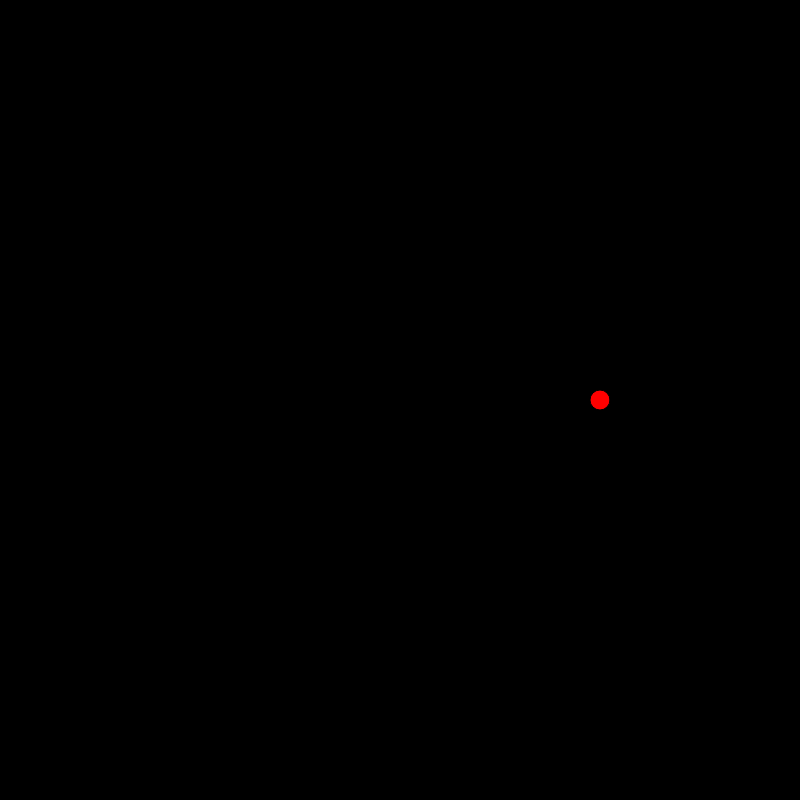
Frame 1 (no input)
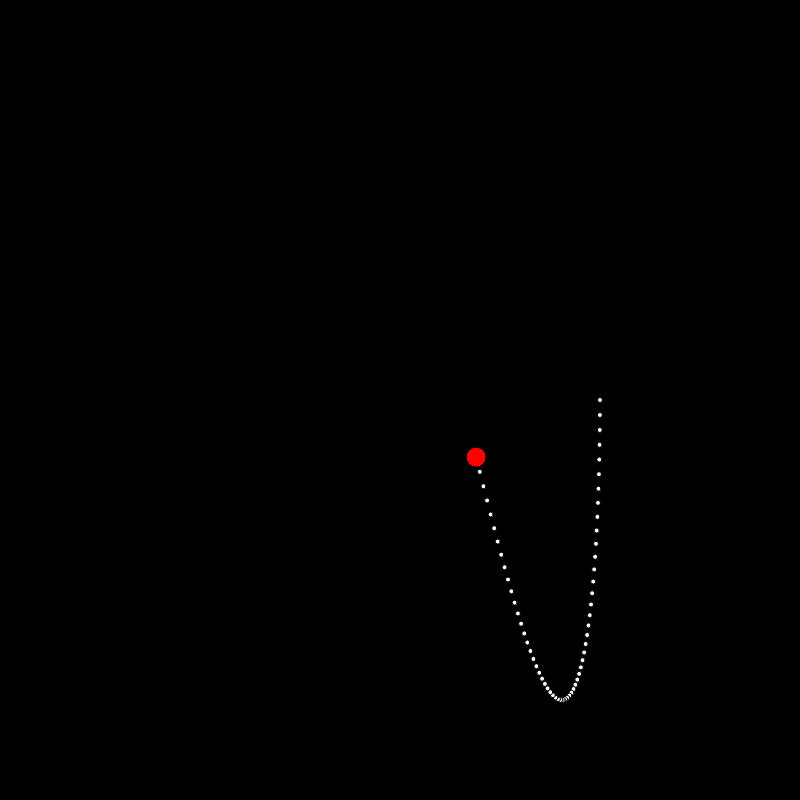
Frame 60 (no input)
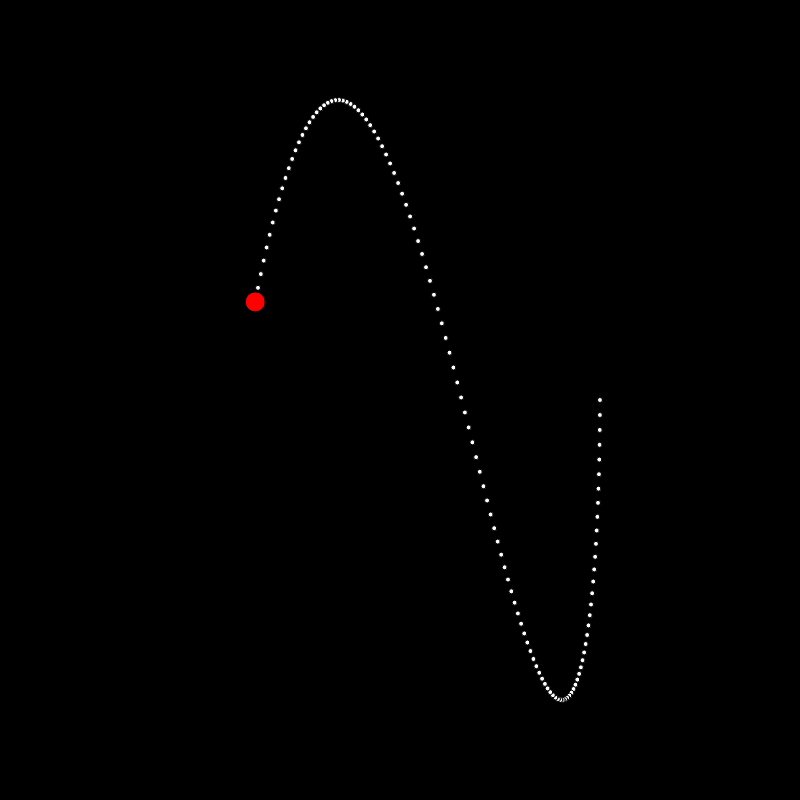
Frame 120 (the mouse pressed at the canvas centre since frame 60)

The p5.js sketch that drew these frames (run headless with seeded random() and noise() and a simulated clock; from frame 60 on, the mouse is pressed at the canvas centre):

// p5.js sketch
// ── sketch.js
//PIはMATH.PI
//LibraryはP5.jsというlibraryを使う
let a = 1; //Xの振幅
let b = 1.5; //Yの振幅
let w1 = 0.02; //Xの角速度
let w2 = 0.05; //Yの角速度
let pi1 = 0; //Xの初期条件の角度
let pi2 = Math.PI * (1/2); //Yの初期条件の角度
let width = 800; //窓の幅
let height = 800; //窓の高さ　幅と広さは左上から（０、０）で右に、下に行くと増加する
let history = []; //位相の変化を記録
let t = 0; //時間

function setup(){
    createCanvas(width,height);
}

function draw(){
    background(0);
    for(let i = 0; i < history.length; i++){
        fill(255,255,255);
        circle(history[i][0],history[i][1],5); //記録した位相を全部描く。毎回全ての円を描くので時間がすぎると計算に時間がかかる。
    }
    let x = a * Math.cos(w1 * t + pi1) * width / 4 + width / 2; //Xの計算
    let y = height / 2 - b * Math.cos(w2 * t + pi2) * height / 4; //Yの計算
    fill(255,0,0);
    circle(x,y,20); //(X,Y)に円を描く
    t++; //時間の流れ
    console.log(t);
    history.push([x,y]); //今回描いた(X,Y)を記録に追加する
    if(history.length >= 500){ //記録が５００件を超えたら最初の記録を消す
        history.shift();
    }
}
